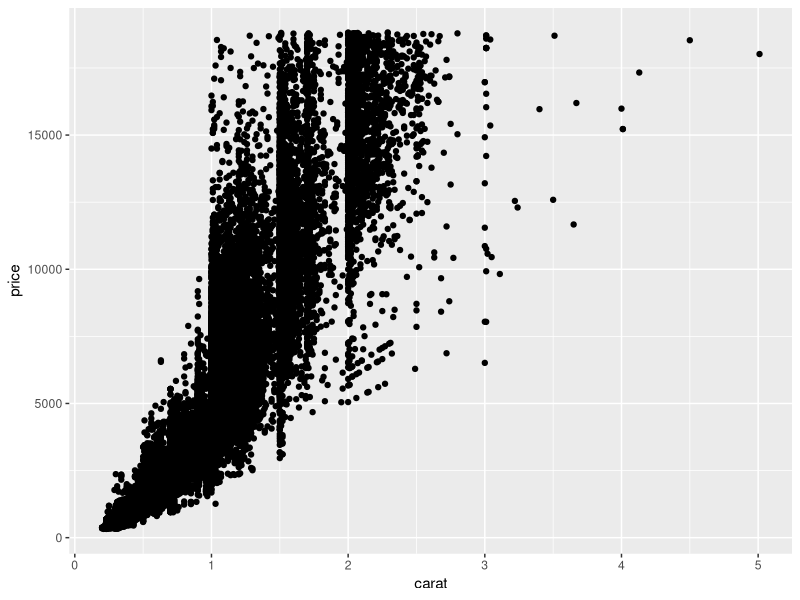
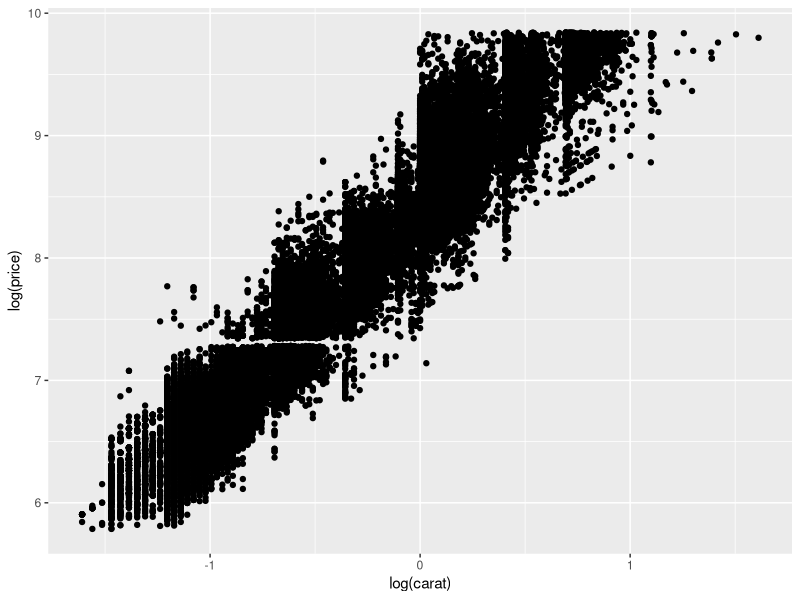
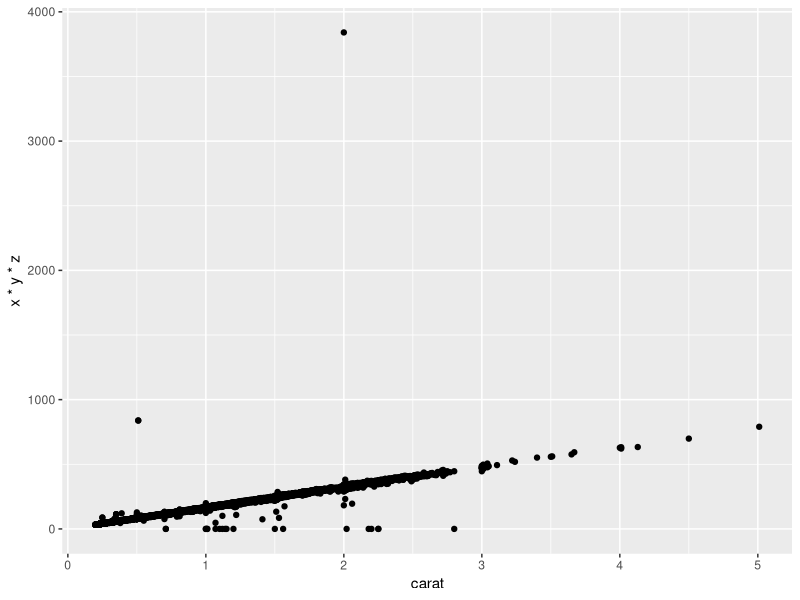
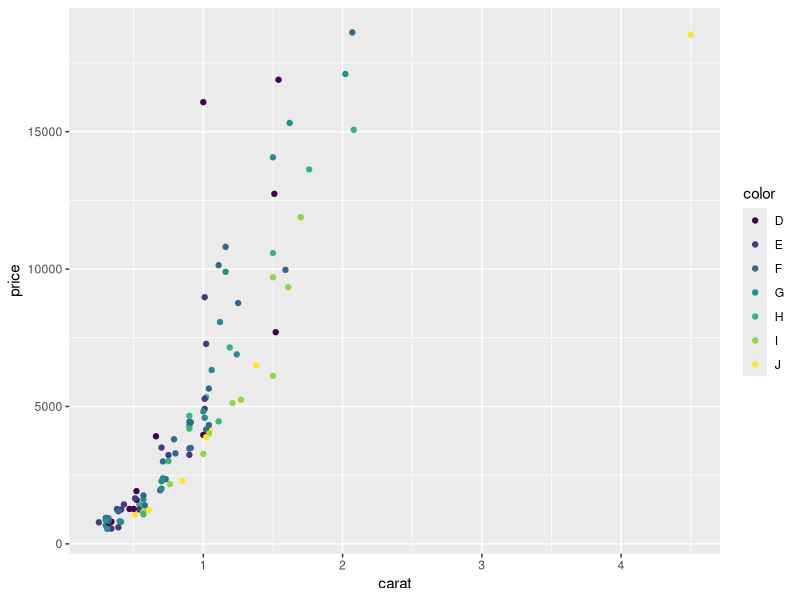
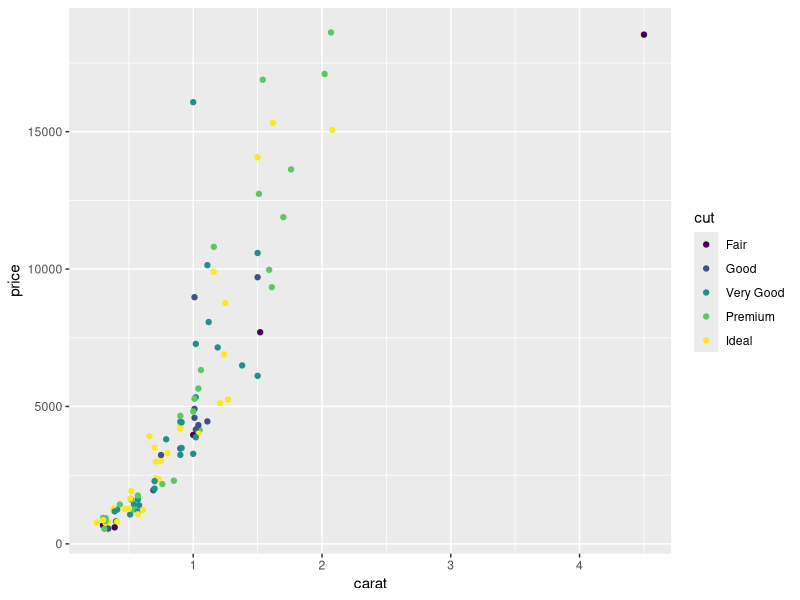
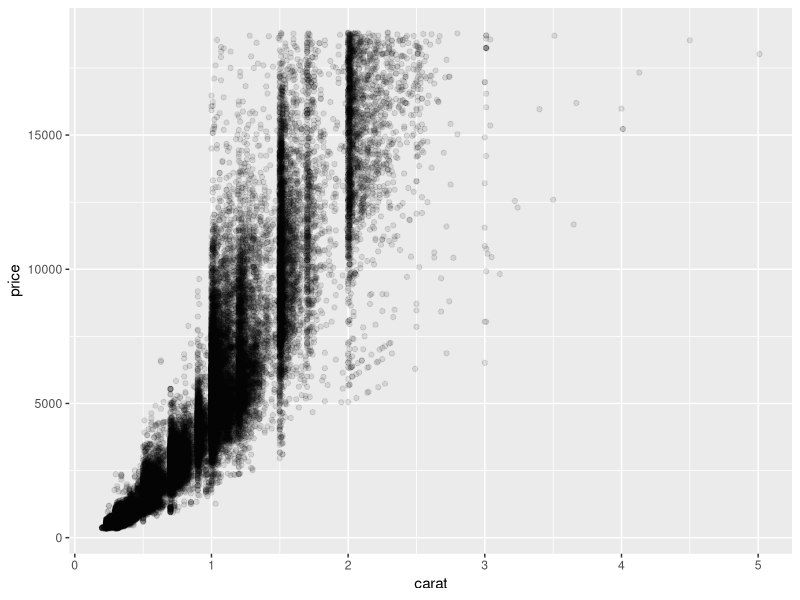
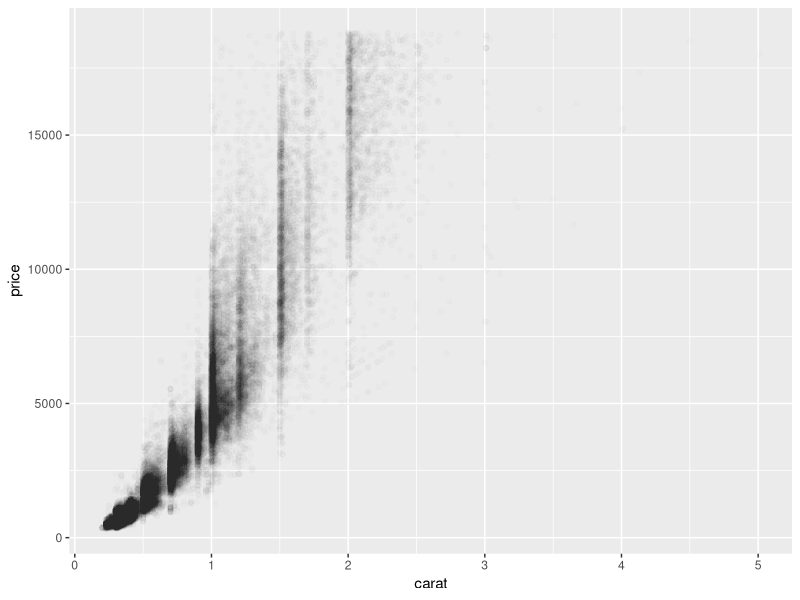
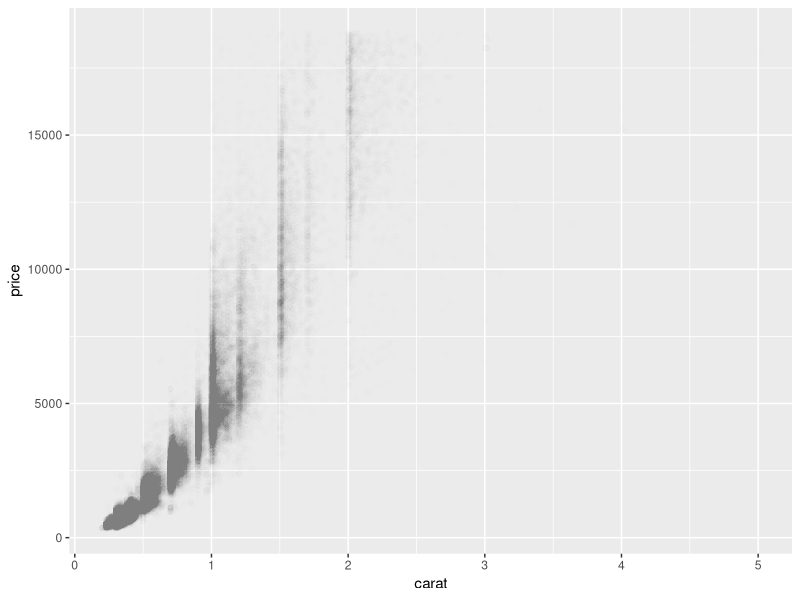

Reproduce these figures in R, in order.
## ---- chunk 1
library(ggplot2)
## ---- chunk 2
knitr::kable(head(diamonds))
## ---- chunk 3
set.seed(1410) # Make the sample reproducible
dsmall <- diamonds[sample(nrow(diamonds), 100), ]
## ---- chunk 4
ggplot(diamonds, aes(carat, price)) + 
  geom_point()
## ---- chunk 5
ggplot(diamonds, aes(log(carat), log(price))) + 
  geom_point()
## ---- chunk 6
ggplot(diamonds, aes(carat, x * y * z)) + 
  geom_point()
## ---- chunk 7
ggplot(dsmall, aes(carat, price)) + 
  geom_point(aes(colour = color))
ggplot(dsmall, aes(carat, price)) + 
  geom_point(aes(colour = cut))
## ---- chunk 8
ggplot(diamonds, aes(carat, price)) + 
  geom_point(alpha = 1 / 10)
ggplot(diamonds, aes(carat, price)) + 
  geom_point(alpha = 1 / 100)
ggplot(diamonds, aes(carat, price)) + 
  geom_point(alpha = 1 / 200)
## ---- chunk 9
ggplot(diamonds, aes(carat, price)) + 
  geom_point() + 
  geom_smooth()
## ---- chunk 10
    ggplot(dsmall, aes(carat, price)) + 
      geom_point() + 
      geom_smooth(span = 0.2)
    
    ggplot(dsmall, aes(carat, price)) + 
      geom_point() + 
      geom_smooth(span = 1)
## ---- chunk 11
    library(mgcv)
    ggplot(dsmall, aes(carat, price)) + 
      geom_point() + 
      geom_smooth(method = "gam", formula = y ~ s(x))
## ---- chunk 12
    library(splines)
    
    # A linear model
    ggplot(dsmall, aes(carat, price)) + 
      geom_point() + 
      geom_smooth(method = "lm")
    
    # A natural spline with 5 degrees of freedom
    ggplot(dsmall, aes(carat, price)) + 
      geom_point() + 
      geom_smooth(method = "lm", formula = y ~ ns(x, 5))
## ---- chunk 13
# As the colour improves (from left to right) the spread of values decreases, 
# but there is little change in the centre of the distribution.
ggplot(diamonds, aes(color, price / carat)) + 
  geom_jitter()

ggplot(diamonds, aes(color, price / carat)) + 
  geom_boxplot()

ggplot(diamonds, aes(color, price / carat)) + 
  geom_violin()
## ---- chunk 14
ggplot(diamonds, aes(carat)) + 
  geom_histogram()
ggplot(diamonds, aes(carat)) + 
  geom_freqpoly()
## ---- chunk 15
ggplot(diamonds, aes(carat)) + 
  geom_histogram(binwidth = 1) + 
  xlim(0, 3)

ggplot(diamonds, aes(carat)) + 
  geom_histogram(binwidth = 0.1) + 
  xlim(0, 3)

ggplot(diamonds, aes(carat)) + 
  geom_histogram(binwidth = 0.01) + 
  xlim(0, 3)
## ---- chunk 16
ggplot(diamonds, aes(price / carat)) + 
  geom_histogram(binwidth = 500)

ggplot(diamonds, aes(price / carat)) + 
  geom_histogram(aes(fill = color), binwidth = 500)
ggplot(diamonds, aes(price / carat)) + 
  geom_freqpoly(aes(color = color), binwidth = 500)
## ---- chunk 17
# Raw counts
ggplot(diamonds, aes(color)) + 
  geom_bar()

# Weighted by carat
ggplot(diamonds, aes(color)) + 
  geom_bar(aes(weight = carat)) + 
  scale_y_continuous("carat")
## ---- chunk 18
ggplot(economics, aes(date, unemploy / pop)) +
  geom_line()
ggplot(economics, aes(date, uempmed)) +
  geom_line()
## ---- chunk 19
ggplot(economics, aes(unemploy / pop, uempmed)) + 
  geom_path() +
  geom_point()

year <- function(x) as.POSIXlt(x)$year + 1900
ggplot(economics, aes(unemploy / pop, uempmed)) + 
  geom_path() +
  geom_point(aes(colour = year(date))) 
## ---- chunk 20
ggplot(diamonds, aes(price)) + 
  geom_histogram(binwidth = 500) + 
  facet_wrap(~color)
## ---- chunk 21
knitr::kable(head(mpg))
